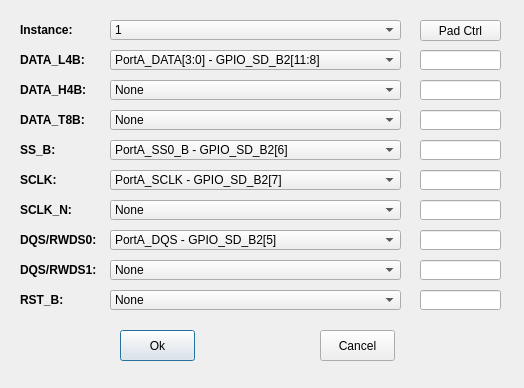
<?xml version="1.0" encoding="UTF-8"?>
<ui version="4.0">
 <class>connCfgDialog</class>
 <widget class="QDialog" name="connCfgDialog">
  <property name="geometry">
   <rect>
    <x>0</x>
    <y>0</y>
    <width>524</width>
    <height>388</height>
   </rect>
  </property>
  <property name="windowTitle">
   <string>Dialog</string>
  </property>
  <widget class="QLabel" name="label_instance">
   <property name="geometry">
    <rect>
     <x>20</x>
     <y>20</y>
     <width>81</width>
     <height>20</height>
    </rect>
   </property>
   <property name="font">
    <font>
     <weight>75</weight>
     <bold>true</bold>
    </font>
   </property>
   <property name="text">
    <string>Instance:</string>
   </property>
  </widget>
  <widget class="QComboBox" name="comboBox_instance">
   <property name="geometry">
    <rect>
     <x>110</x>
     <y>20</y>
     <width>291</width>
     <height>20</height>
    </rect>
   </property>
   <item>
    <property name="text">
     <string>1</string>
    </property>
   </item>
   <item>
    <property name="text">
     <string>2</string>
    </property>
   </item>
  </widget>
  <widget class="QLabel" name="label_dataL4b">
   <property name="geometry">
    <rect>
     <x>20</x>
     <y>50</y>
     <width>81</width>
     <height>20</height>
    </rect>
   </property>
   <property name="font">
    <font>
     <weight>75</weight>
     <bold>true</bold>
    </font>
   </property>
   <property name="text">
    <string>DATA_L4B:</string>
   </property>
  </widget>
  <widget class="QLabel" name="label_dataH4b">
   <property name="geometry">
    <rect>
     <x>20</x>
     <y>80</y>
     <width>81</width>
     <height>20</height>
    </rect>
   </property>
   <property name="font">
    <font>
     <weight>75</weight>
     <bold>true</bold>
    </font>
   </property>
   <property name="text">
    <string>DATA_H4B:</string>
   </property>
  </widget>
  <widget class="QLabel" name="label_ssb">
   <property name="geometry">
    <rect>
     <x>20</x>
     <y>140</y>
     <width>81</width>
     <height>20</height>
    </rect>
   </property>
   <property name="font">
    <font>
     <weight>75</weight>
     <bold>true</bold>
    </font>
   </property>
   <property name="text">
    <string>SS_B:</string>
   </property>
  </widget>
  <widget class="QLabel" name="label_sclk">
   <property name="geometry">
    <rect>
     <x>20</x>
     <y>170</y>
     <width>81</width>
     <height>20</height>
    </rect>
   </property>
   <property name="font">
    <font>
     <weight>75</weight>
     <bold>true</bold>
    </font>
   </property>
   <property name="text">
    <string>SCLK:</string>
   </property>
  </widget>
  <widget class="QLabel" name="label_dqs0">
   <property name="geometry">
    <rect>
     <x>20</x>
     <y>230</y>
     <width>100</width>
     <height>20</height>
    </rect>
   </property>
   <property name="font">
    <font>
     <weight>75</weight>
     <bold>true</bold>
    </font>
   </property>
   <property name="text">
    <string>DQS/RWDS0:</string>
   </property>
  </widget>
  <widget class="QLabel" name="label_sclkn">
   <property name="geometry">
    <rect>
     <x>20</x>
     <y>200</y>
     <width>100</width>
     <height>20</height>
    </rect>
   </property>
   <property name="font">
    <font>
     <weight>75</weight>
     <bold>true</bold>
    </font>
   </property>
   <property name="text">
    <string>SCLK_N:</string>
   </property>
  </widget>
  <widget class="QLabel" name="label_rstb">
   <property name="geometry">
    <rect>
     <x>20</x>
     <y>290</y>
     <width>100</width>
     <height>20</height>
    </rect>
   </property>
   <property name="font">
    <font>
     <weight>75</weight>
     <bold>true</bold>
    </font>
   </property>
   <property name="text">
    <string>RST_B:</string>
   </property>
  </widget>
  <widget class="QComboBox" name="comboBox_dataL4b">
   <property name="geometry">
    <rect>
     <x>110</x>
     <y>50</y>
     <width>291</width>
     <height>20</height>
    </rect>
   </property>
   <item>
    <property name="text">
     <string>PortA_DATA[3:0] - GPIO_SD_B2[11:8]</string>
    </property>
   </item>
   <item>
    <property name="text">
     <string>PortA_DATA[3:0] - GPIO_AD[23:20]</string>
    </property>
   </item>
   <item>
    <property name="text">
     <string>PortB_DATA[3:0] - GPIO_SD_B2[3:0]</string>
    </property>
   </item>
   <item>
    <property name="text">
     <string>PortB_DATA[3:0] - GPIO_AD[15:12]</string>
    </property>
   </item>
  </widget>
  <widget class="QComboBox" name="comboBox_dataH4b">
   <property name="geometry">
    <rect>
     <x>110</x>
     <y>80</y>
     <width>291</width>
     <height>20</height>
    </rect>
   </property>
   <item>
    <property name="text">
     <string>None</string>
    </property>
   </item>
   <item>
    <property name="text">
     <string>PortB_DATA[3:0] - GPIO_SD_B2[3:0]</string>
    </property>
   </item>
   <item>
    <property name="text">
     <string>PortB_DATA[3:0] - GPIO_AD[15:12]</string>
    </property>
   </item>
  </widget>
  <widget class="QComboBox" name="comboBox_ssb">
   <property name="geometry">
    <rect>
     <x>110</x>
     <y>140</y>
     <width>291</width>
     <height>20</height>
    </rect>
   </property>
   <item>
    <property name="text">
     <string>PortA_SS0_B - GPIO_SD_B2[6]</string>
    </property>
   </item>
   <item>
    <property name="text">
     <string>PortA_SS0_B - GPIO_AD[18]</string>
    </property>
   </item>
   <item>
    <property name="text">
     <string>PortA_SS1_B - GPIO_SD_B1[2]</string>
    </property>
   </item>
   <item>
    <property name="text">
     <string>PortB_SS0_B - GPIO_SD_B1[4]</string>
    </property>
   </item>
   <item>
    <property name="text">
     <string>PortB_SS1_B - GPIO_AD[35]</string>
    </property>
   </item>
   <item>
    <property name="text">
     <string>PortB_SS1_B - GPIO_SD_B1[3]</string>
    </property>
   </item>
  </widget>
  <widget class="QComboBox" name="comboBox_sclk">
   <property name="geometry">
    <rect>
     <x>110</x>
     <y>170</y>
     <width>291</width>
     <height>20</height>
    </rect>
   </property>
   <item>
    <property name="text">
     <string>PortA_SCLK - GPIO_SD_B2[7]</string>
    </property>
   </item>
   <item>
    <property name="text">
     <string>PortA_SCLK - GPIO_AD[19]</string>
    </property>
   </item>
   <item>
    <property name="text">
     <string>PortB_SCLK - GPIO_SD_B2[4]</string>
    </property>
   </item>
   <item>
    <property name="text">
     <string>PortB_SCLK - GPIO_AD[16]</string>
    </property>
   </item>
  </widget>
  <widget class="QComboBox" name="comboBox_dqs0">
   <property name="geometry">
    <rect>
     <x>110</x>
     <y>230</y>
     <width>291</width>
     <height>20</height>
    </rect>
   </property>
   <item>
    <property name="text">
     <string>PortA_DQS - GPIO_SD_B2[5]</string>
    </property>
   </item>
   <item>
    <property name="text">
     <string>PortA_DQS - GPIO_AD[17]</string>
    </property>
   </item>
   <item>
    <property name="text">
     <string>PortA_DQS - GPIO_EMC_B2[18]</string>
    </property>
   </item>
   <item>
    <property name="text">
     <string>PortB_DQS - GPIO_SD_B1[5]</string>
    </property>
   </item>
  </widget>
  <widget class="QComboBox" name="comboBox_sclkn">
   <property name="geometry">
    <rect>
     <x>110</x>
     <y>200</y>
     <width>291</width>
     <height>20</height>
    </rect>
   </property>
   <item>
    <property name="text">
     <string>None</string>
    </property>
   </item>
   <item>
    <property name="text">
     <string>PortB_SCLKN - GPIO_SD_B2[4]</string>
    </property>
   </item>
   <item>
    <property name="text">
     <string>PortB_SCLKN - GPIO_AD[16]</string>
    </property>
   </item>
  </widget>
  <widget class="QComboBox" name="comboBox_rstb">
   <property name="geometry">
    <rect>
     <x>110</x>
     <y>290</y>
     <width>291</width>
     <height>20</height>
    </rect>
   </property>
   <item>
    <property name="text">
     <string>None</string>
    </property>
   </item>
   <item>
    <property name="text">
     <string>RST_B - GPIO_SD_B1[0]</string>
    </property>
   </item>
   <item>
    <property name="text">
     <string>RST_B - GPIO_EMC_B1[40]</string>
    </property>
   </item>
  </widget>
  <widget class="QPushButton" name="pushButton_ok">
   <property name="geometry">
    <rect>
     <x>120</x>
     <y>330</y>
     <width>75</width>
     <height>31</height>
    </rect>
   </property>
   <property name="text">
    <string>Ok</string>
   </property>
  </widget>
  <widget class="QPushButton" name="pushButton_cancel">
   <property name="geometry">
    <rect>
     <x>320</x>
     <y>330</y>
     <width>75</width>
     <height>31</height>
    </rect>
   </property>
   <property name="text">
    <string>Cancel</string>
   </property>
  </widget>
  <widget class="QComboBox" name="comboBox_dataT8b">
   <property name="geometry">
    <rect>
     <x>110</x>
     <y>110</y>
     <width>291</width>
     <height>20</height>
    </rect>
   </property>
   <item>
    <property name="text">
     <string>None</string>
    </property>
   </item>
  </widget>
  <widget class="QLabel" name="label_dataT8b">
   <property name="geometry">
    <rect>
     <x>20</x>
     <y>110</y>
     <width>81</width>
     <height>20</height>
    </rect>
   </property>
   <property name="font">
    <font>
     <weight>75</weight>
     <bold>true</bold>
    </font>
   </property>
   <property name="text">
    <string>DATA_T8B:</string>
   </property>
  </widget>
  <widget class="QLabel" name="label_dqs1">
   <property name="geometry">
    <rect>
     <x>20</x>
     <y>260</y>
     <width>100</width>
     <height>20</height>
    </rect>
   </property>
   <property name="font">
    <font>
     <weight>75</weight>
     <bold>true</bold>
    </font>
   </property>
   <property name="text">
    <string>DQS/RWDS1:</string>
   </property>
  </widget>
  <widget class="QComboBox" name="comboBox_dqs1">
   <property name="geometry">
    <rect>
     <x>110</x>
     <y>260</y>
     <width>291</width>
     <height>20</height>
    </rect>
   </property>
   <item>
    <property name="text">
     <string>None</string>
    </property>
   </item>
  </widget>
  <widget class="QLineEdit" name="lineEdit_padCtrlDataL4b">
   <property name="geometry">
    <rect>
     <x>420</x>
     <y>50</y>
     <width>81</width>
     <height>20</height>
    </rect>
   </property>
   <property name="alignment">
    <set>Qt::AlignCenter</set>
   </property>
  </widget>
  <widget class="QLineEdit" name="lineEdit_padCtrlDataH4b">
   <property name="geometry">
    <rect>
     <x>420</x>
     <y>80</y>
     <width>81</width>
     <height>20</height>
    </rect>
   </property>
   <property name="alignment">
    <set>Qt::AlignCenter</set>
   </property>
  </widget>
  <widget class="QLineEdit" name="lineEdit_padCtrlDataT8b">
   <property name="geometry">
    <rect>
     <x>420</x>
     <y>110</y>
     <width>81</width>
     <height>20</height>
    </rect>
   </property>
   <property name="alignment">
    <set>Qt::AlignCenter</set>
   </property>
  </widget>
  <widget class="QLineEdit" name="lineEdit_padCtrlDataSsb">
   <property name="geometry">
    <rect>
     <x>420</x>
     <y>140</y>
     <width>81</width>
     <height>20</height>
    </rect>
   </property>
   <property name="alignment">
    <set>Qt::AlignCenter</set>
   </property>
  </widget>
  <widget class="QLineEdit" name="lineEdit_padCtrlDataSclk">
   <property name="geometry">
    <rect>
     <x>420</x>
     <y>170</y>
     <width>81</width>
     <height>20</height>
    </rect>
   </property>
   <property name="alignment">
    <set>Qt::AlignCenter</set>
   </property>
  </widget>
  <widget class="QLineEdit" name="lineEdit_padCtrlDataSclkn">
   <property name="geometry">
    <rect>
     <x>420</x>
     <y>200</y>
     <width>81</width>
     <height>20</height>
    </rect>
   </property>
   <property name="alignment">
    <set>Qt::AlignCenter</set>
   </property>
  </widget>
  <widget class="QLineEdit" name="lineEdit_padCtrlDataDqs0">
   <property name="geometry">
    <rect>
     <x>420</x>
     <y>230</y>
     <width>81</width>
     <height>20</height>
    </rect>
   </property>
   <property name="alignment">
    <set>Qt::AlignCenter</set>
   </property>
  </widget>
  <widget class="QLineEdit" name="lineEdit_padCtrlDataDqs1">
   <property name="geometry">
    <rect>
     <x>420</x>
     <y>260</y>
     <width>81</width>
     <height>20</height>
    </rect>
   </property>
   <property name="alignment">
    <set>Qt::AlignCenter</set>
   </property>
  </widget>
  <widget class="QLineEdit" name="lineEdit_padCtrlDataRstb">
   <property name="geometry">
    <rect>
     <x>420</x>
     <y>290</y>
     <width>81</width>
     <height>20</height>
    </rect>
   </property>
   <property name="alignment">
    <set>Qt::AlignCenter</set>
   </property>
  </widget>
  <widget class="QPushButton" name="pushButton_padCtrl">
   <property name="geometry">
    <rect>
     <x>420</x>
     <y>20</y>
     <width>81</width>
     <height>21</height>
    </rect>
   </property>
   <property name="text">
    <string>Pad Ctrl</string>
   </property>
  </widget>
 </widget>
 <resources/>
 <connections/>
</ui>
